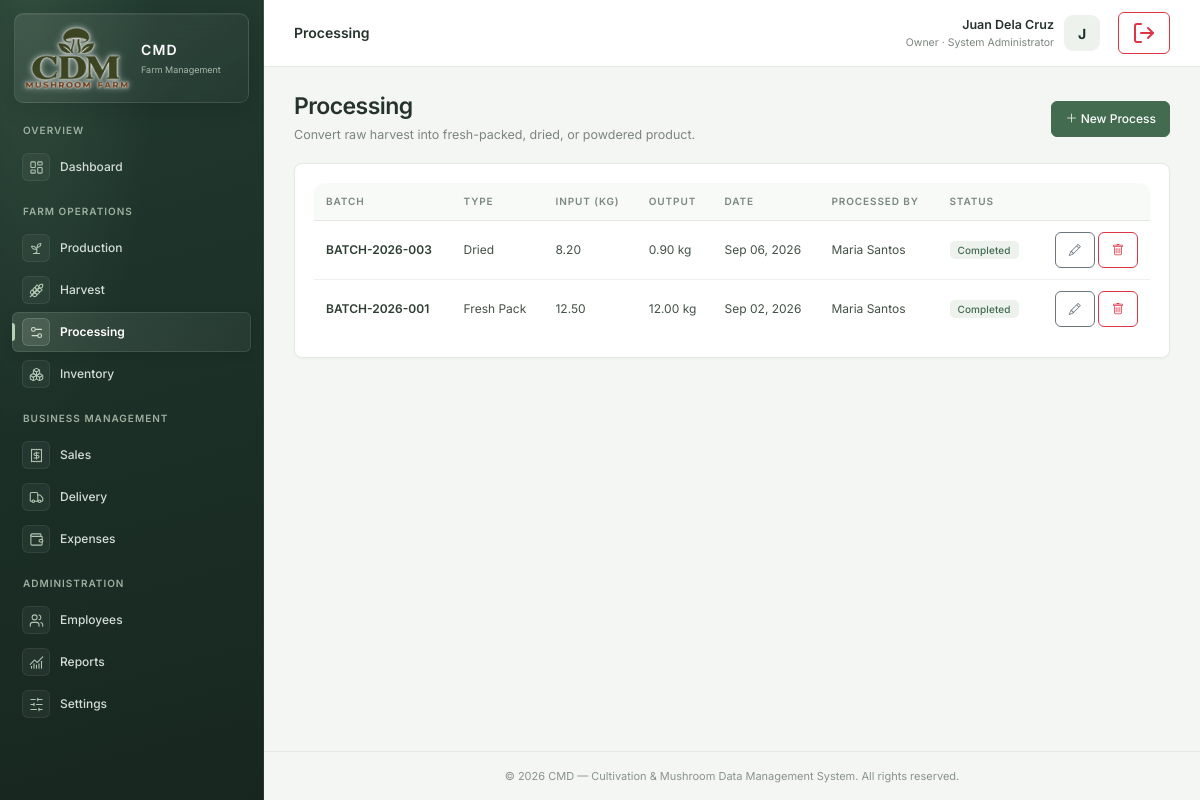
The app's page /processing (signed in) with its own data.
### tables this page shows
CREATE TABLE processing (
    processing_id     INT AUTO_INCREMENT PRIMARY KEY,
    harvest_id        INT NOT NULL,
    process_type       ENUM('Fresh Pack','Dried','Powdered','Marinated','Other') NOT NULL DEFAULT 'Fresh Pack',
    input_weight_kg    DECIMAL(10,2) NOT NULL DEFAULT 0,
    output_weight_kg   DECIMAL(10,2) NOT NULL DEFAULT 0,
    output_unit        VARCHAR(20) NOT NULL DEFAULT 'kg',
    process_date        DATE NOT NULL,
    processed_by        INT,
    status               ENUM('In Progress','Completed') NOT NULL DEFAULT 'Completed',
    notes                TEXT,
    created_at           TIMESTAMP DEFAULT CURRENT_TIMESTAMP,
    FOREIGN KEY (harvest_id) REFERENCES harvest(harvest_id) ON DELETE CASCADE,
    FOREIGN KEY (processed_by) REFERENCES employees(employee_id) ON DELETE SET NULL
);

CREATE TABLE production (
    production_id       INT AUTO_INCREMENT PRIMARY KEY,
    batch_code           VARCHAR(30) NOT NULL UNIQUE,
    mushroom_variety      VARCHAR(50) NOT NULL DEFAULT 'Oyster Mushroom',
    substrate_type        VARCHAR(50),
    bag_quantity           INT NOT NULL DEFAULT 0,
    inoculation_date       DATE NOT NULL,
    expected_harvest_date  DATE,
    growing_location        VARCHAR(100),
    responsible_employee_id INT,
    status                 ENUM('Incubation','Fruiting','Harvesting','Completed','Failed') NOT NULL DEFAULT 'Incubation',
    notes                   TEXT,
    created_at              TIMESTAMP DEFAULT CURRENT_TIMESTAMP,
    updated_at              TIMESTAMP DEFAULT CURRENT_TIMESTAMP ON UPDATE CURRENT_TIMESTAMP,
    FOREIGN KEY (responsible_employee_id) REFERENCES employees(employee_id) ON DELETE SET NULL
);

### app/core/Controller.php (called while the page is built, shortened)
<?php
class Controller
{
    protected function model(string $model)
    {
        return new $model();
    }
    protected function view(string $view, array $data = [])
    {
        extract($data);
        $viewFile = APP_PATH . '/views/' . $view . '.php';
        require APP_PATH . '/views/layouts/header.php';
        require APP_PATH . '/views/layouts/sidebar.php';
        require $viewFile;
        require APP_PATH . '/views/layouts/footer.php';
    }
}

### app/controllers/ProcessingController.php (called while the page is built, shortened)
<?php
class ProcessingController extends Controller
{
    public function index()
    {
        $data = [
            'pageTitle' => 'Processing',
            'records'   => $this->model('Processing')->allWithDetails(),
            'harvests'  => $this->model('Harvest')->forDropdown(),
            'employees' => $this->model('Employee')->activeEmployees(),
        ];
        $this->view('processing/index', $data);
    }
}

### app/core/App.php (called while the page is built, shortened)
<?php
class App
{
    protected string $action     = 'index';
    public function __construct()
    {
        $url = $this->parseUrl();
        if (!empty($url[0])) {
            $controllerName = ucfirst(strtolower($url[0])) . 'Controller';
            $controllerFile = APP_PATH . '/controllers/' . $controllerName . '.php';
            if (file_exists($controllerFile)) {
                unset($url[0]);
            }
        }
        $this->controller = new $this->controller();
        $this->params = $url ? array_values($url) : [];
        call_user_func_array([$this->controller, $this->action], $this->params);
    }
    private function parseUrl(): array
    {
        if (isset($_GET['url'])) {
            $url = rtrim($_GET['url'], '/');
            $url = filter_var($url, FILTER_SANITIZE_URL);
            return explode('/', $url);
        }
        return [];
    }
}

### public/index.php (called while the page is built, shortened)
<?php
require_once CONFIG_PATH . '/database.php';
require_once APP_PATH . '/helpers.php';
require_once APP_PATH . '/core/Model.php';
require_once APP_PATH . '/core/Controller.php';
require_once APP_PATH . '/core/App.php';
new App();

### app/core/Model.php (called while the page is built, shortened)
<?php
class Model
{
    protected PDO $db;
    public function __construct()
    {
        $this->db = Database::getConnection();
    }
    protected function query(string $sql, array $params = []): array
    {
        $stmt = $this->db->prepare($sql);
        $stmt->execute($params);
        return $stmt->fetchAll();
    }
}

### config/database.php (called while the page is built)
<?php
class Database
{
    private static ?PDO $instance = null;
    private static string $host    = 'localhost';
    private static string $dbname  = 'mushroom_db';
    private static string $user    = 'root';
    private static string $pass    = '';
    private static string $charset = 'utf8mb4';
    public static function getConnection(): PDO
    {
        if (self::$instance === null) {
            $dsn = 'mysql:host=' . self::$host . ';dbname=' . self::$dbname . ';charset=' . self::$charset;
            $options = [
                PDO::ATTR_ERRMODE            => PDO::ERRMODE_EXCEPTION,
                PDO::ATTR_DEFAULT_FETCH_MODE => PDO::FETCH_ASSOC,
                PDO::ATTR_EMULATE_PREPARES   => false,
            ];
            try {
                self::$instance = new PDO($dsn, self::$user, self::$pass, $options);
            } catch (PDOException $e) {
                die('Database connection failed: ' . $e->getMessage());
            }
        }
        return self::$instance;
    }
}

### app/models/Processing.php (called while the page is built, shortened)
<?php
class Processing extends Model
{
    public function allWithDetails(): array
    {
        return $this->query(
            "SELECT pr.*, p.batch_code, p.mushroom_variety, CONCAT(e.first_name,' ',e.last_name) AS processor_name
             FROM processing pr
             JOIN harvest h ON h.harvest_id = pr.harvest_id
             JOIN production p ON p.production_id = h.production_id
             LEFT JOIN employees e ON e.employee_id = pr.processed_by
             ORDER BY pr.process_date DESC, pr.processing_id DESC"
        );
    }
}

### app/views/processing/index.php (the view, shortened to what this page needs)
<div class="page-header">
    <div>
        <h3>Processing</h3>
        <p>Convert raw harvest into fresh-packed, dried, or powdered product.</p>
    </div>
    <button class="btn btn-success" data-bs-toggle="modal" data-bs-target="#addModal"><i class="bi bi-plus-lg"></i> New Process</button>
</div>
<div class="card-panel">
    <div class="table-responsive">
        <table class="table table-hover align-middle">
            <thead><tr><th>Batch</th><th>Type</th><th>Input (kg)</th><th>Output</th><th>Date</th><th>Processed By</th><th>Status</th><th></th></tr></thead>
            <tbody>
            <?php foreach ($records as $r): ?>
                <tr>
                    <td class="fw-semibold"><?= e($r['batch_code']) ?></td>
                    <td><?= e($r['process_type']) ?></td>
                    <td><?= number_format($r['input_weight_kg'],2) ?></td>
                    <td><?= number_format($r['output_weight_kg'],2) ?> <?= e($r['output_unit']) ?></td>
                    <td><?= niceDate($r['process_date']) ?></td>
                    <td><?= e($r['processor_name'] ?? '—') ?></td>
                    <td><?= statusBadge($r['status']) ?></td>
                    <td class="text-end">
                        <button class="btn btn-sm btn-outline-secondary" data-bs-toggle="modal" data-bs-target="#editModal<?= $r['processing_id'] ?>"><i class="bi bi-pencil"></i></button>
                        <form action="<?= BASE_URL ?>/processing/delete/<?= $r['processing_id'] ?>" method="POST" class="d-inline confirm-delete">
                            <button class="btn btn-sm btn-outline-danger"><i class="bi bi-trash"></i></button>
                        </form>
                    </td>
                </tr>
            <?php endforeach; ?>
            </tbody>
        </table>
    </div>
</div>

### app/helpers.php (shortened to what this page needs)
<?php
function e($value): string
{
    return htmlspecialchars((string)($value ?? ''), ENT_QUOTES, 'UTF-8');
}
function niceDate($date, string $format = 'M d, Y'): string
{
    $ts = is_numeric($date) ? $date : strtotime($date);
    return date($format, $ts);
}
function statusBadge(string $status): string
{
    $map = [
        'active' => 'success', 'inactive' => 'secondary',
        'In Stock' => 'success', 'Low Stock' => 'warning', 'Out of Stock' => 'danger',
        'Incubation' => 'info', 'Fruiting' => 'primary', 'Harvesting' => 'warning',
        'Completed' => 'success', 'Failed' => 'danger',
        'Paid' => 'success', 'Pending' => 'warning', 'Partial' => 'info',
        'Delivered' => 'success', 'In Transit' => 'primary', 'Cancelled' => 'danger',
        'In Progress' => 'warning',
        'A' => 'success', 'B' => 'info', 'C' => 'warning', 'Reject' => 'danger',
    ];
    $color = $map[$status] ?? 'secondary';
    return '<span class="badge status-badge status-badge-' . $color . '">' . e($status) . '</span>';
}

### public/css/style.css (style rules this page uses)
:root { --cmd-primary: #426b50; --cmd-primary-dark: #1c3028; --cmd-primary-soft: #edf2ed; --cmd-accent: #bd8658; --cmd-bg: #f4f6f3; --cmd-surface: #fff; --cmd-sidebar-bg: #1c3028; --cmd-sidebar-text: #d4ddd6; --cmd-border: #e4e9e4; --cmd-muted: #7b857e; --cmd-text: #26332c; --cmd-card-radius: 8px; --cmd-shadow: 0 1px 3px rgba(28, 48, 40, .035); }
* { box-sizing: border-box; }
body { min-width: 320px; font-family: 'Inter', -apple-system, BlinkMacSystemFont, 'Segoe UI', Roboto, sans-serif; background: var(--cmd-bg); color: var(--cmd-text); font-size: 13px; -webkit-font-smoothing: antialiased; }
.page-header { display: flex; align-items: center; justify-content: space-between; margin-bottom: 19px; flex-wrap: wrap; gap: 14px; }
.page-header h3 { margin: 0; font-size: 23px; font-weight: 600; letter-spacing: -.025em; color: var(--cmd-text); }
.page-header p { margin: 5px 0 0; color: var(--cmd-muted); font-size: 12.5px; }
.card-panel, .stat-card { background: var(--cmd-surface); border: 1px solid var(--cmd-border); border-radius: var(--cmd-card-radius); box-shadow: var(--cmd-shadow); }
.card-panel { padding: 19px; }
.table-responsive { border-radius: 10px; }
.table { --bs-table-bg: transparent; --bs-table-hover-bg: #f7faf7; margin-bottom: 0; }
.table thead th { padding: 11px 12px; font-size: 10px; font-weight: 600; text-transform: uppercase; letter-spacing: .09em; color: #7a887d; background: #f8faf8; border-bottom: 1px solid var(--cmd-border); white-space: nowrap; }
.table td { padding: 11px 12px; vertical-align: middle; font-size: 12px; color: #435147; border-color: #edf0ed; }
.table tbody tr:last-child td { border-bottom: 0; }
.table .fw-semibold { color: #2d3e32; }
.table .btn { --bs-btn-padding-y: .3rem; --bs-btn-padding-x: .48rem; --bs-btn-font-size: .75rem; }
.badge { font-weight: 500; font-size: 10px; padding: 4px 8px; border-radius: 5px; letter-spacing: .01em; }
.status-badge-success { background: #edf2ed; color: #426b50; }
.btn { border-radius: 6px; font-size: 12px; font-weight: 500; padding: 8px 13px; transition: transform .15s ease, box-shadow .15s ease, background-color .15s ease; }
.btn-success { background: var(--cmd-primary); border-color: var(--cmd-primary); }

### records on screen
processing: production.batch_code "BATCH-2026-003", process_type "Dried", input_weight_kg "8.20", output_weight_kg "0.90", output_unit "kg", process_date "Sep 06, 2026", processor_name "Maria Santos", status "Completed"
processing: production.batch_code "BATCH-2026-001", process_type "Fresh Pack", input_weight_kg "12.50", output_weight_kg "12.00", output_unit "kg", process_date "Sep 02, 2026", processor_name "Maria Santos", status "Completed"

### other values on screen
$pageTitle "Processing"
$_SESSION['employee_name'] "Juan Dela Cruz"
$_SESSION['position'] "System Administrator"
substr($_SESSION['employee_name'] ?? 'U', 0, 1) "J"
